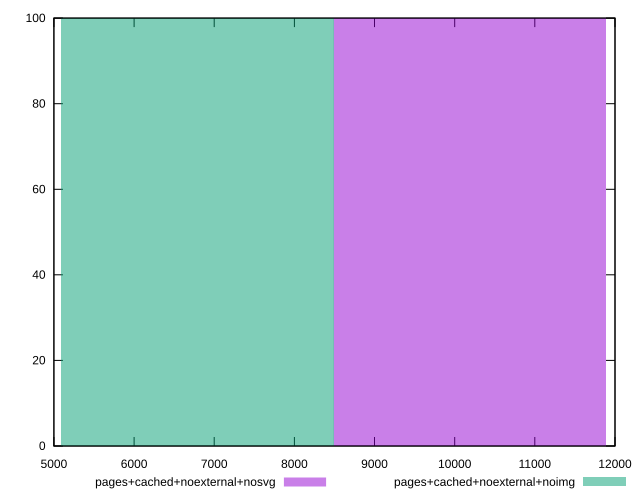

Write gnuplot code to recreate this figure.
reset
set terminal svg size 640, 500 enhanced background rgb 'white'
set output "reprap/largest-contentful-paint/comparison/histogram/7_vs_8.svg"

$pagesCachedNoexternalNosvg <<EOF
10188.74510609548 100
EOF

$pagesCachedNoexternalNoimg <<EOF
6792.496737396987 100
EOF

set key outside below
set boxwidth 3396.2483686984933
set yrange [0:100]
set style fill transparent solid 0.5 noborder

plot \
  $pagesCachedNoexternalNosvg title "pages+cached+noexternal+nosvg" with boxes, \
  $pagesCachedNoexternalNoimg title "pages+cached+noexternal+noimg" with boxes, \


reset
